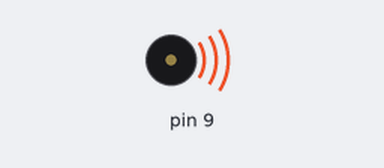
The sketch below on a simulated Arduino Uno, built with avr-gcc and run on an emulated ATmega328P. Shown: buzzer (waves = sounding).

Above: at 0.2 s.
Timing chart, 0 to 3.0 s (numbered marks = the images above):
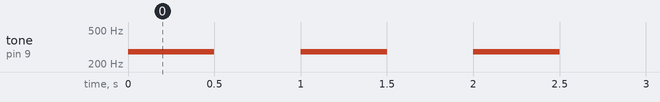

The sketch:

sketch_feb11b.ino
```cpp
void setup() {
  // put your setup code here, to run once:

  pinMode(9, OUTPUT);
}

void loop() {
  tone(9,280);
  delay(500);
  noTone(9);
  delay(500);
}
```

Measured:
- by itself, tone on pin 9: alternates 280 Hz for 0.50 s and silent for 0.50 s
